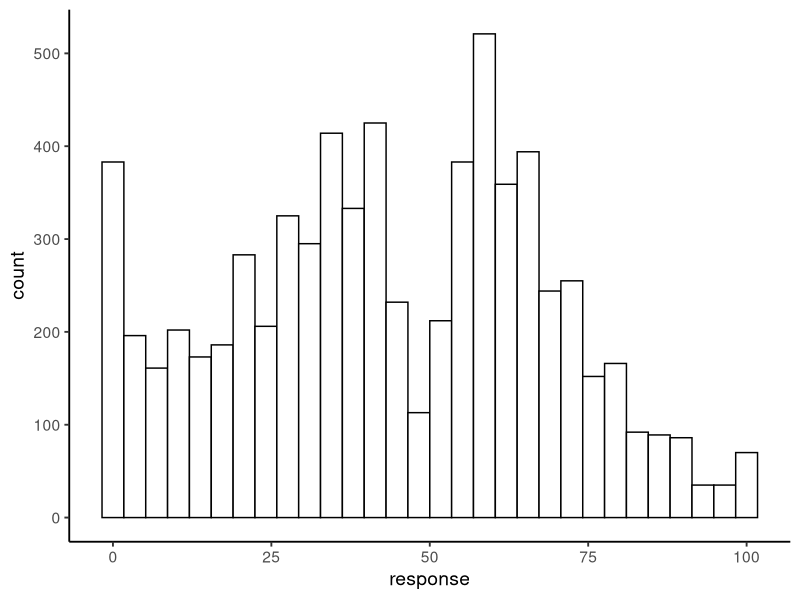
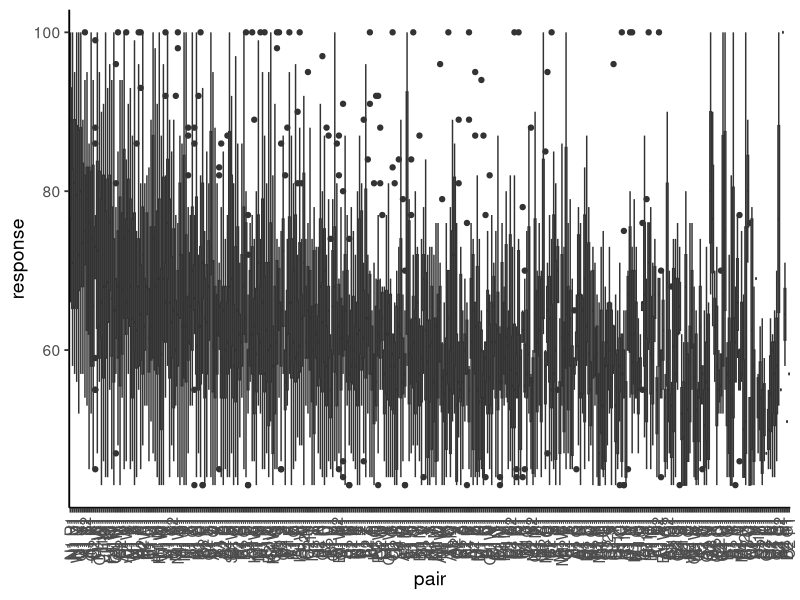
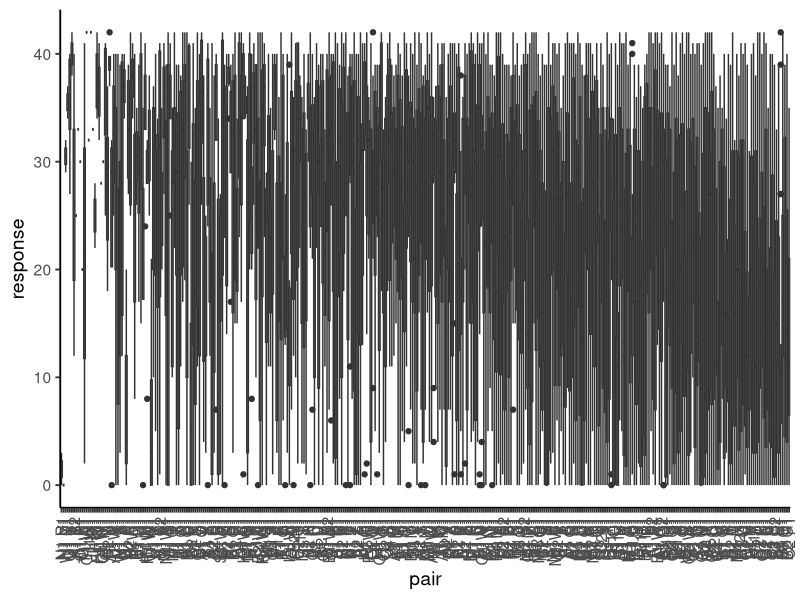
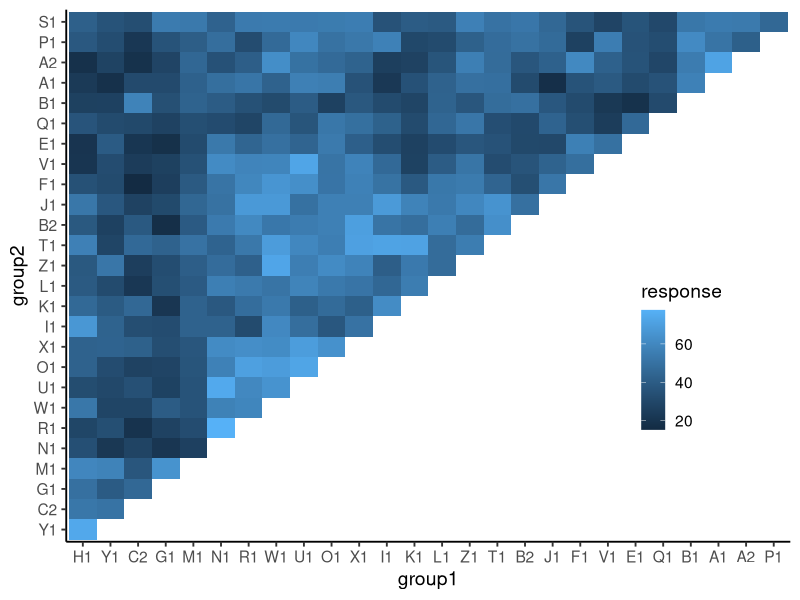

Source code (R) for these figures, in order:
## ---- chunk 1
library(tidyverse)
library(forcats)
theme_set(theme_classic(base_size = 14))
## ---- chunk 2
data <- read_csv("../data/similartangramsdata.csv")
## ---- chunk 3
reorder_factors_with_clusters <- function(m) {
 
   m_wide <- m %>%
    spread(group2, response) %>%
    select(-1) %>%
    as.matrix() 
  
  group1_order <- hclust(dist(m_wide))$order
  group2_order <- hclust(dist(t(m_wide)))$order
  
  df_reordered <- m %>%
    mutate(group1 = fct_relevel(group1, levels(m$group1)[group1_order]),
           group2 = fct_relevel(group2, levels(m$group2)[group2_order]))

  df_reordered
}
## ---- chunk 4
sim_order <- data %>%
  group_by(pair) %>%
  summarise(similarity = mean(response)) %>%
  arrange(desc(similarity))

ordered_data <- data %>%
  mutate(pair = factor(pair, levels = sim_order$pair))
## ---- chunk 5
ggplot(data, aes(x = response)) +
  geom_histogram(fill = "white", color = "black")
## ---- chunk 6
similar <- ordered_data %>%
  filter(response >= median(response))

different <- ordered_data %>%
  filter(response < median(response))

# similar tangrams
ggplot(similar, aes(x = pair, y = response)) +
  geom_boxplot() + 
  theme(axis.text.x = element_text(angle = 90, hjust = 1, vjust = .5))

# different tangrams
ggplot(different, aes(x = pair, y = response)) +
  geom_boxplot() + 
  theme(axis.text.x = element_text(angle = 90, hjust = 1, vjust = .5))

## ---- chunk 7
data_matrix <- data %>%
  ungroup() %>%
  select(response, group1, group2) %>%
  group_by(group1, group2) %>%
  summarise(response = mean(response)) %>%
  ungroup()

data_matrix_flipped <- data_matrix %>%
  rename(group2 = group1, group1 = group2)

data_matrix_full = bind_rows(data_matrix, data_matrix_flipped) %>%
  mutate(group1 = factor(group1), group2 = factor(group2)) %>%
  reorder_factors_with_clusters() %>%
  filter(as.numeric(group1) <= as.numeric(group2)) #upper triangle

ggplot(data_matrix_full, aes(x = group1, y = group2, fill = response)) + 
  geom_tile() + 
  theme(legend.position = c(.85, .35))
